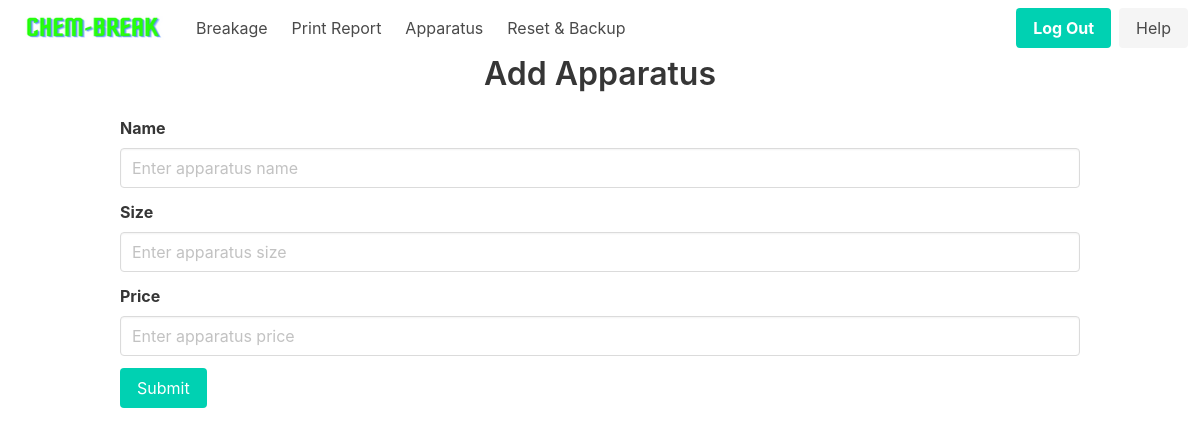
The app's page /home/apparatus (signed in), older data.
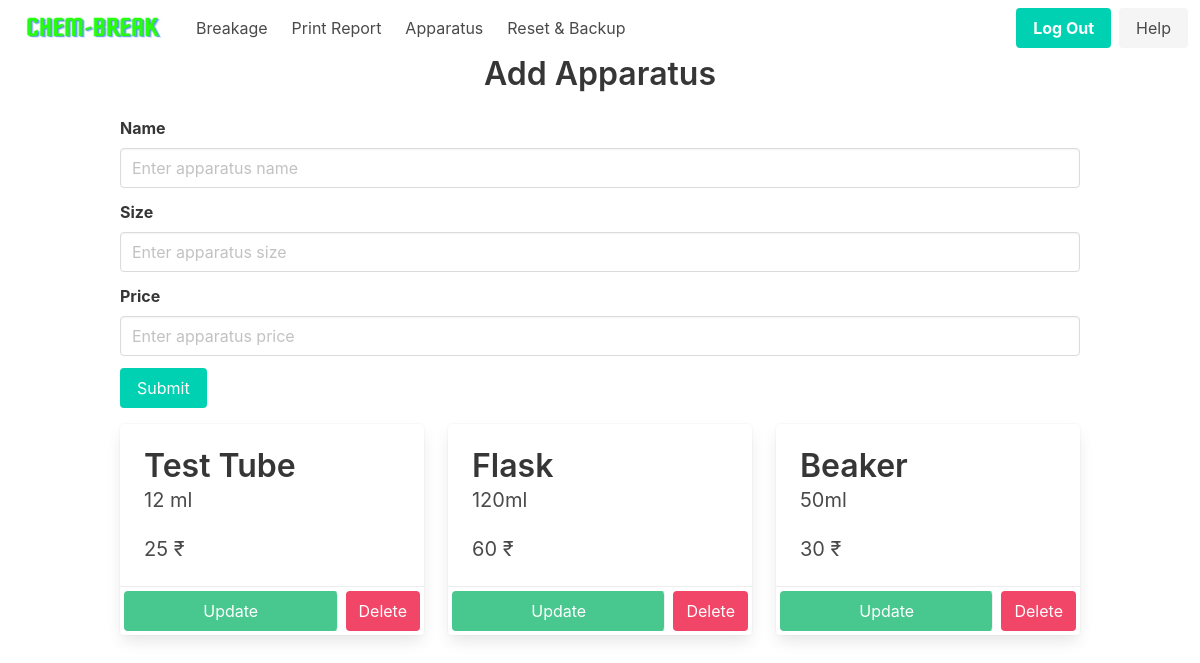
The same page, newer data.
### app/models.py (models this page shows, shortened)
class Apparatus(db.Model):
    __tablename__ = "apparatus"
    id = db.Column(db.Integer, primary_key=True)
    name = db.Column(db.String(100), nullable=False)
    size = db.Column(db.String(100), nullable=False)
    price = db.Column(db.Integer, nullable=False)
    apparatus = db.relationship(
        'Breakage', backref='breakage', lazy=True, cascade='all, delete-orphan')

### app/routes.py (the view)
@main.route('/home/apparatus')
@login_required
def apparatus():
    return render_template('apparatus.html', apparatuses=Apparatus.query.all())

### app/__init__.py (called while the page is built)
def create_app(config=None):
    app = Flask(__name__)
    if config:
        app.config.from_object(config)
    db.init_app(app)
    login_manager = LoginManager()
    login_manager.login_view = 'auth.login'
    login_manager.init_app(app)
    with app.app_context():
        from app.models import User, Breakage, Student, Apparatus, Record, Bank
        db.create_all()
    from app.models import User
    @login_manager.user_loader
    def load_user(user_id):
        return User.query.get(int(user_id))
    from .auth import auth as auth_blueprint
    app.register_blueprint(auth_blueprint)
    from .routes import main as main_blueprint
    app.register_blueprint(main_blueprint)
    return app

### app/templates/apparatus.html (shortened to what this page needs)
{% extends 'nav_base.html' %}
{% block content %}
<div class="container is-max-desktop">
    <h1 class="title has-text-centered">Add Apparatus</h1>
    <form method="post">
        <div class="field">
            <label class="label">Name</label>
            <div class="control">
                <input class="input" type="text" placeholder="Enter apparatus name" name="name" required>
            </div>
        </div>
        <div class="field">
            <label class="label">Size</label>
            <div class="control">
                <input class="input" type="text" placeholder="Enter apparatus size" name="size">
            </div>
        </div>
        <div class="field">
            <label class="label">Price</label>
            <div class="control">
                <input class="input" type="number" placeholder="Enter apparatus price" name="price" min="0" required>
            </div>
        </div>
        <div class="field">
            <div class="control">
                <button class="button is-primary" type="submit">Submit</button>
            </div>
        </div>
    </form>
</div>
<div class="container mt-4">
    <div class="columns is-multiline">
        {% for apparatus in apparatuses %}
        <div class="column is-one-third">
            <div class="card apparatus">
                <div class="card-content">
                    <p class="title">{{ apparatus.name }}</p>
                    <p class="subtitle">{{ apparatus.size }}</p>
                    <p class="subtitle">{{ apparatus.price }} ₹</p>
                </div>
                <footer class="card-footer">
                    <a href="{{ url_for('main.update_apparatus', id = apparatus.id) }}" class="card-footer-item button is-success m-1">Update</a>
                    <form action="{{ url_for('main.delete_apparatus', id=apparatus.id) }}" method="POST">
                        <button type="submit" class="card-footer-item button is-danger m-1">Delete</button>
                    </form>
                </footer>
            </div>
        </div>
        {% endfor %}
    </div>
</div>
{% endblock %}

Row changes from the older to the newer data that the page shows:
added Apparatus: name "Test Tube", size "12 ml", price "25"
added Apparatus: name "Flask", size "120ml", price "60"
added Apparatus: name "Beaker", size "50ml", price "30"
